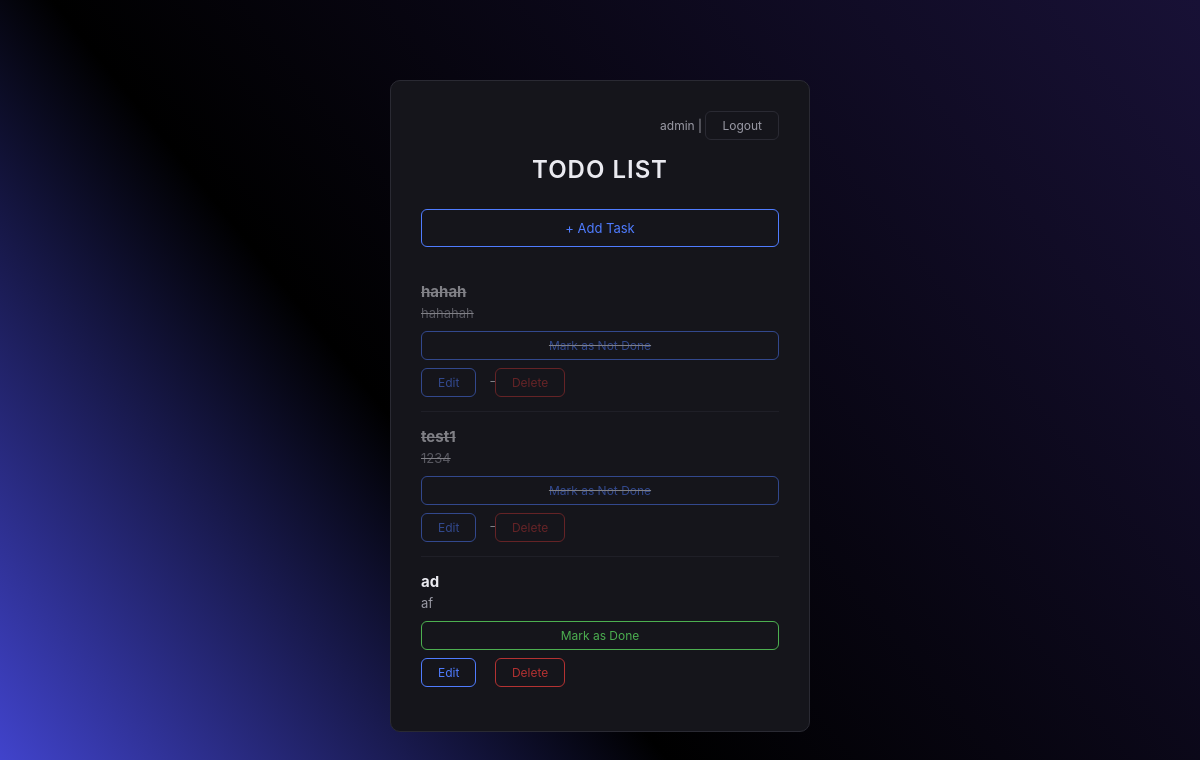
Before: / (signed in) with the older database file.
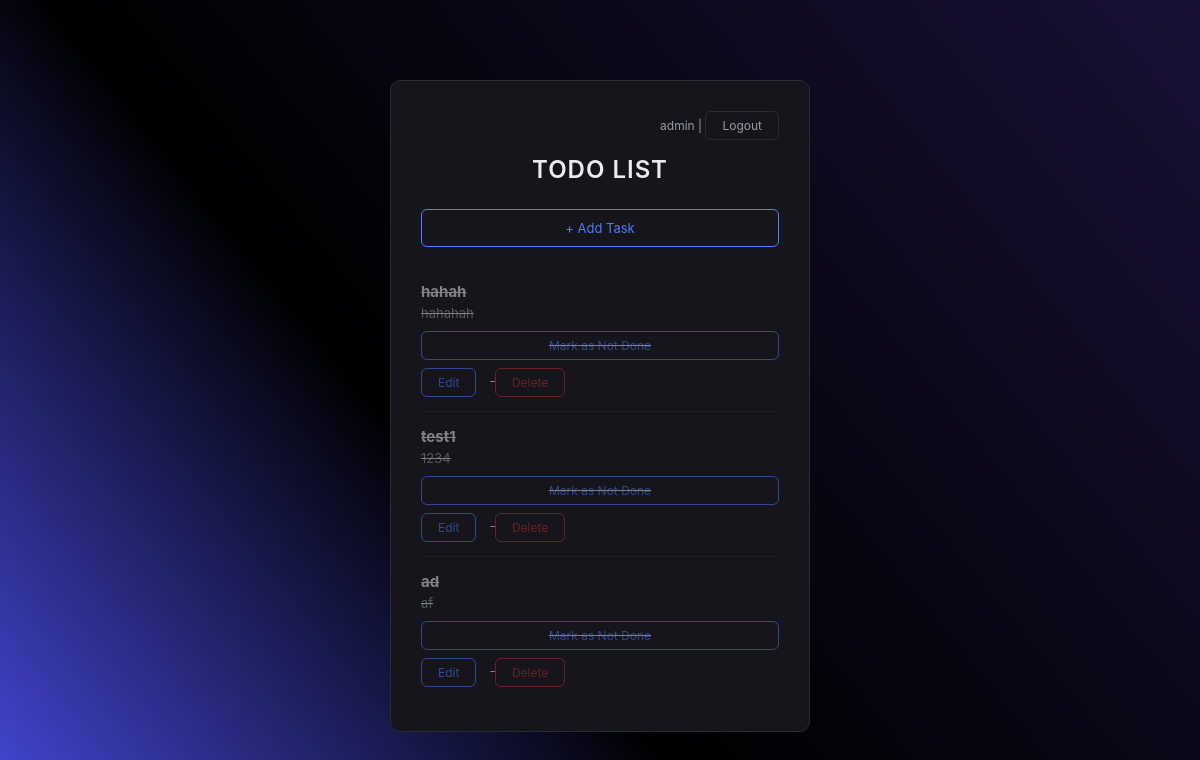
After: the same page with the newer database file.
### todo/models.py (models this page shows, shortened)
class Todo(models.Model):
    user = models.ForeignKey(User, on_delete=models.CASCADE)
    title = models.CharField(max_length=200)
    description = models.TextField(blank=True)
    completed = models.BooleanField(default=False)
    created_at = models.DateTimeField(auto_now_add=True)

### todo/views.py (the view)
# urls.py: path('', views.home, name='home'),
def home(request):
    if not request.user.is_authenticated:
        return redirect('login')
    todos = Todo.objects.filter(user=request.user)
    return render(request, 'todo/home.html', {'todos': todos})

### todo/templates/todo/home.html (shortened to what this page needs)
{% load static %}
{% load static %}
<!DOCTYPE html>
<html>
<head>
    <link rel="stylesheet" href="{% static 'todo/style.css' %}">
</head>
<body>
<div class="container">
    <div class="logout">
        {{ request.user.username }} |
        <a href="{% url 'logout' %}" style="display: inline-block; width: auto; padding: 6px 16px; background: transparent; color: var(--muted); border: 1px solid var(--border); border-radius: 6px; font-size: 12px; text-align: center; text-decoration: none; transition: opacity 0.2s ease;">Logout</a>
    </div>
    <h2>TODO LIST</h2>
    <a href="{% url 'add_todo' %}" style="display: block; width: 100%; padding: 10px; background: transparent; color: var(--accent); border: 1px solid var(--accent); border-radius: 6px; font-size: 13px; text-align: center; text-decoration: none; margin-bottom: 20px; transition: opacity 0.2s ease;">+ Add Task</a>
    {% for todo in todos %}
        <div class="todo-item {% if todo.completed %}completed{% endif %}">
            <strong>{{ todo.title }}</strong>
            <p>{{ todo.description }}</p>
            <div style="display: flex; gap: 8px; margin-top: 10px; margin-bottom: 6px;">
                <a href="{% url 'toggle_todo' todo.id %}" style="flex: 1; display: block; padding: 6px; text-align: center; text-decoration: none; border-radius: 6px; font-size: 12px; transition: all 0.2s ease;
                    {% if todo.completed %}
                        background: transparent; color: var(--accent); border: 1px solid var(--accent);
                    {% else %}
                        background: transparent; color: #4caf50; border: 1px solid #4caf50;
                    {% endif %}
                ">{% if todo.completed %}Mark as Not Done{% else %}Mark as Done{% endif %}</a>
            </div>
            <div class="actions">
                <a href="{% url 'update_todo' todo.id %}" style="display: inline-block; width: auto; padding: 6px 16px; background: transparent; color: var(--accent); border: 1px solid var(--accent); border-radius: 6px; font-size: 12px; text-align: center; text-decoration: none; transition: opacity 0.2s ease;">Edit</a>
                <a href="{% url 'delete_todo' todo.id %}" onclick="return confirmDelete()" style="display: inline-block; width: auto; padding: 6px 16px; background: transparent; color: var(--danger); border: 1px solid var(--danger); border-radius: 6px; font-size: 12px; text-align: center; text-decoration: none; transition: opacity 0.2s ease;">Delete</a>
            </div>
        </div>
    {% empty %}
        <p>No tasks yet.</p>
    {% endfor %}
</div>
</body>
</html>
</body>
</html>

### todo/static/todo/style.css (style rules this page uses)
:root { --bg: #0b0b1f; --card: #15151b; --border: #2a2a33; --text: #eaeaf0; --muted: #9a9aa5; --accent: #4f7cff; --danger: #b43232; }
* { box-sizing: border-box; margin: 0; padding: 0; }
body { font-family: "Inter", "Segoe UI", Arial, sans-serif; background: var(--bg); color: var(--text); min-height: 100vh; background: linear-gradient(231deg,rgb(24, 17, 54) 0%, rgba(0, 0, 0, 1) 60%, rgb(74, 77, 233) 100%); }
.container { width: 92%; max-width: 420px; margin: 80px auto; padding: 30px; background: var(--card); border: 1px solid var(--border); border-radius: 10px; }
h2 { text-align: center; font-weight: 600; letter-spacing: 1px; margin-bottom: 25px; }
a { color: var(--accent); text-decoration: none; font-size: 13px; }
.logout { text-align: right; font-size: 12px; margin-bottom: 15px; color: var(--muted); }
.todo-item { padding: 14px 0; border-bottom: 1px solid var(--border); }
.todo-item:last-child { border-bottom: none; }
.todo-item strong { font-size: 15px; }
.todo-item p { font-size: 13px; color: var(--muted); margin-top: 4px; }
.todo-item.completed { opacity: 0.5; text-decoration: line-through; }
.actions { margin-top: 8px; }
.actions a { margin-right: 14px; font-size: 12px; }

Changed rows visible on the page:
changed Todo "ad": completed "Mark as Done" → "Mark as Not Done"
